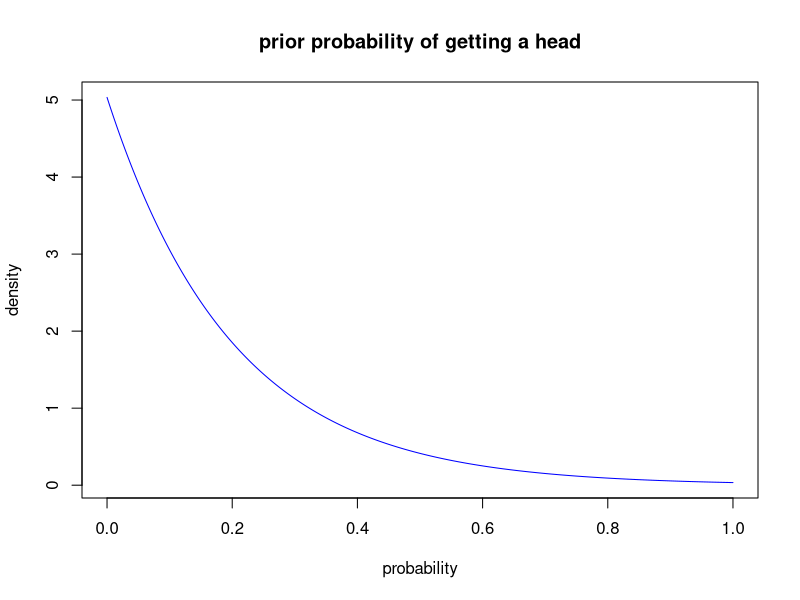
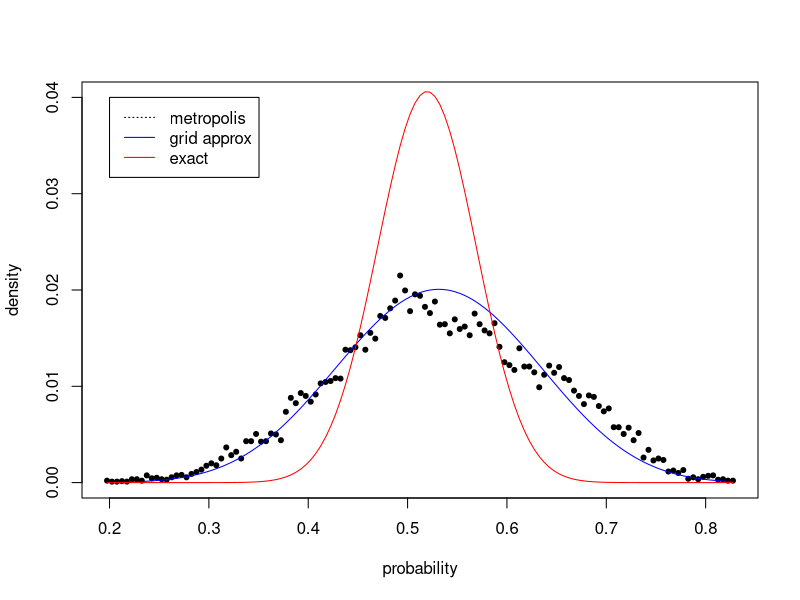
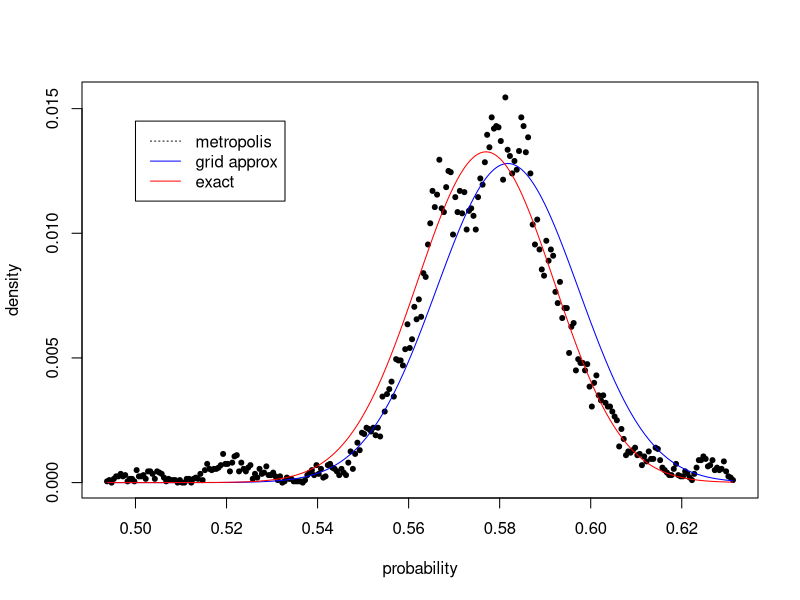

Write R code to recreate these figures, in order.
## ---- chunk 1
probs <- seq(0, 1, 0.001)
prior <- dexp(probs, rate = 5)/0.9932621

#this <- dbeta(probs, prior, prior)
#plot(probs, this, xlim = c(0, 1), ylim = c(0, 2), type = "l")

plot(probs, prior, type = "l", xlab = "probability", ylab = "density", main = "prior probability of getting a head", col = "blue")
## ---- chunk 2
#for piror p = dexp(x, rate = 5) / 0.9932621
#metropolis algorithm with addition of 14 heads and 10 tails; add 24 flips
numIterations <- 20000

postDist_m1 <- vector(length = numIterations)
piO_m1 <- 0.5 

for(i in 1:numIterations)
{
    pO_m1 <- (dexp(piO_m1, rate = 5)/0.9932621)*dbinom(14, 24, piO_m1)
    piN_m1 <- piO_m1+rnorm(1, 0, sd = 0.01)
    
    if(piN_m1 > 1)
        piN_m1 = 1;
    if(piN_m1 < 0)
        piN_m1 = 0;
    
    pN_m1 <- (dexp(piN_m1, rate = 5)/0.9932621)*dbinom(14, 24, piN_m1)
    ratio_m1 <- pN_m1/pO_m1
    
    if(ratio_m1 > 1 || ratio_m1 >= runif(1))
        piO_m1 = piN_m1;
    
    postDist_m1[i] = piO_m1
}

hist_m1 <- hist(postDist_m1, breaks = 200, plot = FALSE)
## ---- chunk 3
#grid approximation with addition of 14 heads and 10 tails; add 24 flips
postDist_g1 <- vector()
Vals_g1 <- hist_m1$mids

i_g1 <- 1
sum_g1 <- 0

for(x in Vals_g1)
{
    postDist_g1[i_g1] <- (dexp(x, rate = 5)/0.9932621)*dbinom(14, 24, x)
    sum_g1 <- sum_g1 + postDist_g1[i_g1]
    i_g1 <- i_g1 + 1
}

gridApprox_1 <- postDist_g1/sum_g1
## ---- chunk 4
#plot metropolis
plot(hist_m1$mids, hist_m1$counts/numIterations, xlab = "probability", ylab = "density", pch = 20, ylim = c(0,0.04))
#plot grid approximation
lines(hist_m1$mids, gridApprox_1, col = "blue")
#plot exact
exSum_1 <- sum(dbeta(hist_m1$mids, 54, 50))
lines(hist_m1$mids, (dbeta(hist_m1$mids, 54, 50))/exSum_1, col = "red")
#legned
legend(0.2, 0.04, legend = c("metropolis", "grid approx", "exact"), col = c("black", "blue", "red"), lty = c(3, 1, 1))
## ---- chunk 5
#for piror p = dexp(x, rate = 5) / 0.9932621
#metropolis algorithm with addition of 583 heads and 417 tails; add 1000 flips
postDist_m2 <- vector(length = numIterations)
piO_m2 <- 0.5 

for(i in 1:numIterations)
{
    pO_m2 <- (dexp(piO_m2, rate = 5)/0.9932621)*dbinom(583, 1000, piO_m2)
    piN_m2 <- piO_m2+rnorm(1, 0, sd = 0.001)
    
    if(piN_m2 > 1)
        piN_m2 = 1;
    if(piN_m2 < 0)
        piN_m2 = 0;
    
    pN_m2 <- (dexp(piN_m2, rate = 5)/0.9932621)*dbinom(583, 1000, piN_m2)
    ratio_m2 <- pN_m2/pO_m2
    
    if(ratio_m2 > 1 || ratio_m2 >= runif(1))
        piO_m2 = piN_m2;
    
    postDist_m2[i] = piO_m2
}

hist_m2 <- hist(postDist_m2, breaks = 200, plot = FALSE)
## ---- chunk 6
#grid approximation with addition of 583 heads and 417 tails; add 1000 flips
postDist_g2 <- vector()
Vals_g2 <- hist_m2$mids

i_g2 <- 1
sum_g2 <- 0

for(x in Vals_g2)
{
    postDist_g2[i_g2] <- (dexp(x, rate = 5)/0.9932621)*dbinom(583, 1000, x)
    sum_g2 <- sum_g2 + postDist_g2[i_g2]
    i_g2 <- i_g2 + 1
}

gridApprox_2 <- postDist_g2/sum_g2
## ---- chunk 7
#plot metropolis
plot(hist_m2$mids, hist_m2$counts/numIterations, pch = 20, xlab = "probability", ylab = "density")
#plot grid approximation
lines(hist_m2$mids, gridApprox_2, col = "blue")
#plot exact
exSum_2 <- sum(dbeta(hist_m2$mids, 623, 457))
lines(hist_m2$mids, (dbeta(hist_m2$mids, 623, 457))/exSum_2, col = "red")
#legend
legend(0.5, 0.0145, legend = c("metropolis", "grid approx", "exact"), col = c("black", "blue", "red"), lty = c(3, 1, 1))
